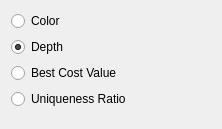
<?xml version="1.0" encoding="UTF-8"?>
<ui version="4.0">
 <class>DepthMapViewOptions</class>
 <widget class="QWidget" name="DepthMapViewOptions">
  <property name="geometry">
   <rect>
    <x>0</x>
    <y>0</y>
    <width>222</width>
    <height>115</height>
   </rect>
  </property>
  <property name="windowTitle">
   <string>Form</string>
  </property>
  <layout class="QFormLayout" name="formLayout">
   <item row="0" column="0" colspan="2">
    <layout class="QGridLayout" name="gridLayout">
     <item row="0" column="0">
      <widget class="QRadioButton" name="color">
       <property name="text">
        <string>Color</string>
       </property>
      </widget>
     </item>
     <item row="1" column="0">
      <widget class="QRadioButton" name="depth">
       <property name="text">
        <string>Depth</string>
       </property>
       <property name="checked">
        <bool>true</bool>
       </property>
      </widget>
     </item>
     <item row="1" column="1">
      <widget class="QToolButton" name="depthOptions">
       <property name="enabled">
        <bool>true</bool>
       </property>
       <property name="iconSize">
        <size>
         <width>64</width>
         <height>16</height>
        </size>
       </property>
       <property name="popupMode">
        <enum>QToolButton::InstantPopup</enum>
       </property>
       <property name="toolButtonStyle">
        <enum>Qt::ToolButtonTextBesideIcon</enum>
       </property>
       <property name="autoRaise">
        <bool>true</bool>
       </property>
      </widget>
     </item>
     <item row="2" column="0">
      <widget class="QRadioButton" name="bestCostValue">
       <property name="text">
        <string>Best Cost Value</string>
       </property>
      </widget>
     </item>
     <item row="2" column="1">
      <widget class="QToolButton" name="bestCostValueOptions">
       <property name="enabled">
        <bool>false</bool>
       </property>
       <property name="iconSize">
        <size>
         <width>64</width>
         <height>16</height>
        </size>
       </property>
       <property name="popupMode">
        <enum>QToolButton::InstantPopup</enum>
       </property>
       <property name="toolButtonStyle">
        <enum>Qt::ToolButtonTextBesideIcon</enum>
       </property>
       <property name="autoRaise">
        <bool>true</bool>
       </property>
      </widget>
     </item>
     <item row="3" column="0">
      <widget class="QRadioButton" name="uniquenessRatio">
       <property name="text">
        <string>Uniqueness Ratio</string>
       </property>
      </widget>
     </item>
     <item row="3" column="1">
      <widget class="QToolButton" name="uniquenessRatioOptions">
       <property name="enabled">
        <bool>false</bool>
       </property>
       <property name="iconSize">
        <size>
         <width>64</width>
         <height>16</height>
        </size>
       </property>
       <property name="popupMode">
        <enum>QToolButton::InstantPopup</enum>
       </property>
       <property name="toolButtonStyle">
        <enum>Qt::ToolButtonTextBesideIcon</enum>
       </property>
       <property name="autoRaise">
        <bool>true</bool>
       </property>
      </widget>
     </item>
    </layout>
   </item>
  </layout>
 </widget>
 <resources/>
 <connections>
  <connection>
   <sender>depth</sender>
   <signal>toggled(bool)</signal>
   <receiver>depthOptions</receiver>
   <slot>setEnabled(bool)</slot>
   <hints>
    <hint type="sourcelabel">
     <x>102</x>
     <y>42</y>
    </hint>
    <hint type="destinationlabel">
     <x>166</x>
     <y>41</y>
    </hint>
   </hints>
  </connection>
  <connection>
   <sender>bestCostValue</sender>
   <signal>toggled(bool)</signal>
   <receiver>bestCostValueOptions</receiver>
   <slot>setEnabled(bool)</slot>
   <hints>
    <hint type="sourcelabel">
     <x>128</x>
     <y>71</y>
    </hint>
    <hint type="destinationlabel">
     <x>150</x>
     <y>71</y>
    </hint>
   </hints>
  </connection>
  <connection>
   <sender>uniquenessRatio</sender>
   <signal>toggled(bool)</signal>
   <receiver>uniquenessRatioOptions</receiver>
   <slot>setEnabled(bool)</slot>
   <hints>
    <hint type="sourcelabel">
     <x>124</x>
     <y>98</y>
    </hint>
    <hint type="destinationlabel">
     <x>165</x>
     <y>98</y>
    </hint>
   </hints>
  </connection>
 </connections>
</ui>
